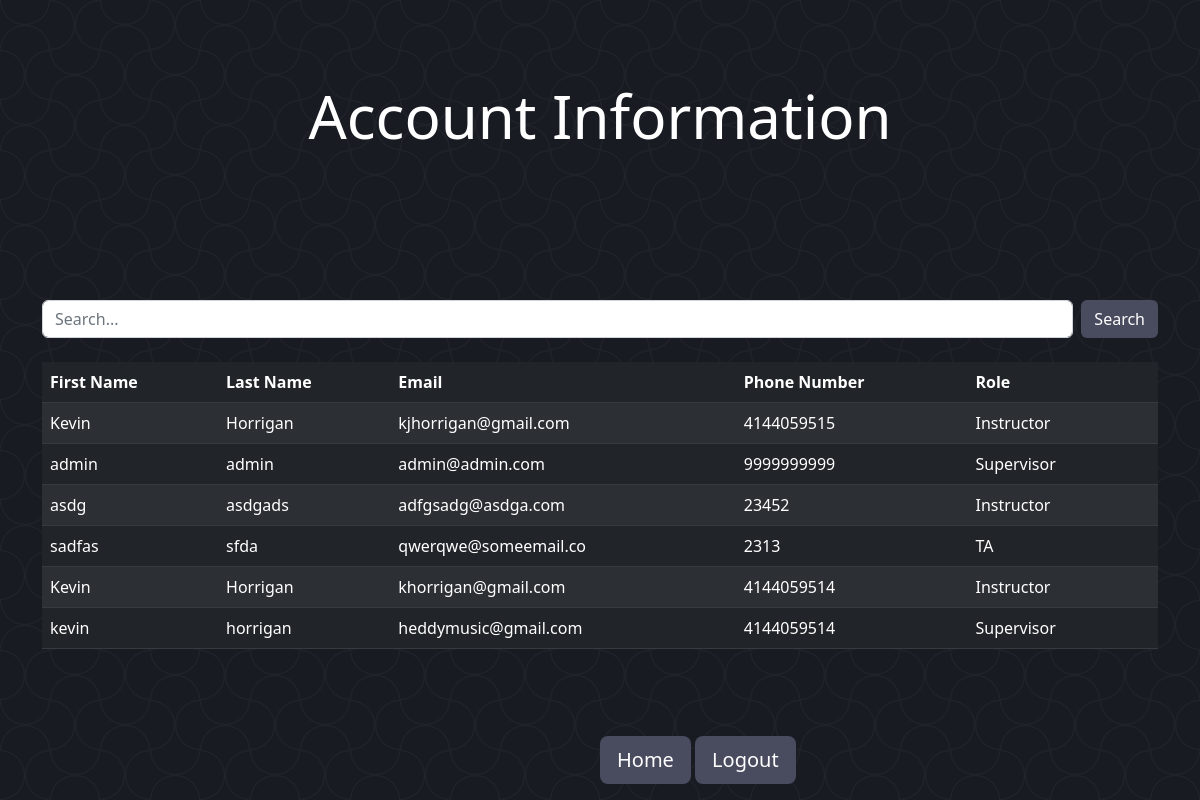
The app's page /users/ (signed in), older data.
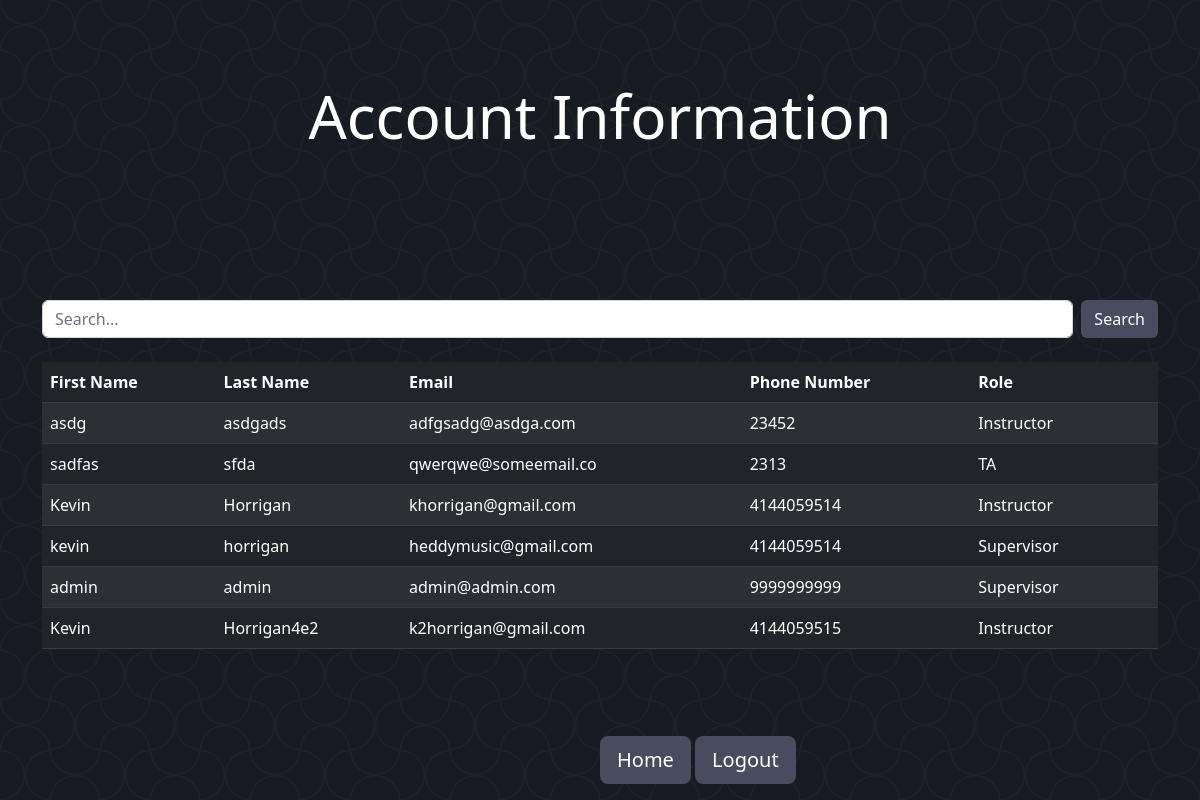
The same page, newer data.
### Management/models.py (models this page shows, shortened)
class User(models.Model):
    email = models.EmailField(max_length=20, primary_key=True)
    lName = models.CharField(max_length=30, null=True, default='')
    fName = models.CharField(max_length=30, null=True, default='')
    password = models.CharField(max_length=20)
    phone = models.CharField(max_length=15)
    role = models.PositiveSmallIntegerField(
        choices=(
            (1, "Supervisor"),
            (2, "Instructor"),
            (3, "TA")
        ))
    def getlName(self):
        return self.lName
    def getfName(self):
        return self.fName
    def getRole(self):
        role = self.role
        if role == 1:
            return "Supervisor"
        elif role == 2:
            return "Instructor"
        elif role == 3:
            return "TA"
        return

### Management/views.py (the view)
# urls.py: path('users/', users.as_view(), name='users'),
class users(ListView):
    model = User
    template_name = 'main/User/users.html'
    context_object_name = 'results'
    def get_queryset(self):
        query = self.request.GET.get('q', '')
        queryset = super().get_queryset()
        if query:
            queryset = queryset.filter(
                Q(fName__icontains=query) | Q(email__icontains=query) | Q(lName__icontains=query))
        return queryset
    def get_context_data(self, **kwargs):
        userRole = self.request.session['roleSession']
        context = super().get_context_data(**kwargs)
        context['query'] = self.request.GET.get('q', '')
        context['roleTemplate'] = userRole
        return context

### templates/main/User/users.html (shortened to what this page needs)
{% extends 'basePages.html' %}
    {% load crispy_forms_tags %}
    {% load crispy_forms_filters %}
{% block header %}
    Account Information
{% endblock header %}
{% block content %}
    <div class="container">
        <form class="d-flex" role="search" method="get" action="{% url 'users' %}">
            <input class="form-control me-2" type="text" name="q" value="{{ query }}" placeholder="Search...">
            <button class="btn" type="submit" style="color: white; background-color: #494b5f">Search</button>
        </form>
        <br>
        {% if results %}
            <table class="table table-dark table-striped" style="color: white">
                <thead>
                    <th scope="col">First Name</th>
                    <th scope="col">Last Name</th>
                    <th scope="col">Email</th>
                    <th scope="col">Phone Number</th>
                    <th scope="col">Role</th>
                    <th scope="col"></th>
                </thead>
                <tbody>
                    {% for result in results %}
                        <tr>
                            <td>{{ result.getfName }}</td>
                            <td>{{ result.getlName }}</td>
                            <td>{{ result.email }}</td>
                            <td>{{ result.phone }}</td>
                            <td>{{ result.getRole }}</td>
                            <td>
                            </td>
                        </tr>
                    {% endfor %}
                </tbody>
            </table>
        {% else %}
            <p>No results found.</p>
        {% endif %}
    </div>
{% endblock content %}

Row changes from the older to the newer data that the page shows:
removed User: getfName "Kevin", getlName "Horrigan", email "kjhorrigan@gmail.com", phone "4144059515", getRole "Instructor"
shown differently, row unchanged: User "admin": moves down the list
added User: getfName "Kevin", getlName "Horrigan4e2", email "k2horrigan@gmail.com", phone "4144059515", getRole "Instructor"
